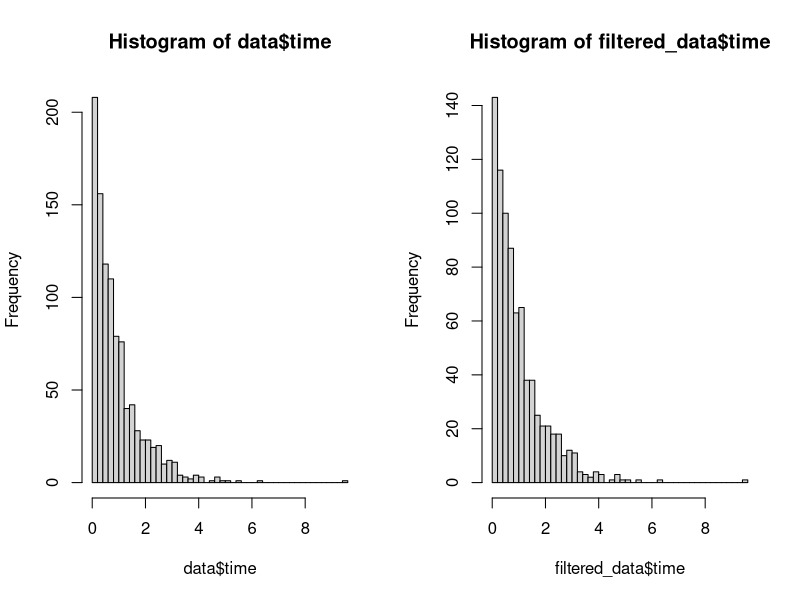

Source code (R):
# EM algorithm

library(ggplot2)

# Question 1(DONE)

# Load data
data <- read.csv("./Homework/Lab/Lab6/censoredproc.csv", 
                sep = ";", header = TRUE)

# Since we don't use the failure row, so all the rows with cens = 2 are filtered out
filtered_data <- data[data$cens != 2,]

layout(matrix(c(1:2), 1, 2))

# plot the data
hist(data$time, breaks = 50)

# plot the left data
hist(filtered_data$time, breaks = 50)

# comment:
# Accoridng to the plots , we can see that the left_data get sparser and not
# converge to 0,  as what we saw at the plot 1.

# Question 2 & 3

# Since the first one is come from an exponential distribution, and second plot 
# from a truncated exponential distribution. 

# according to the page:
# https://www.statlect.com/fundamentals-of-statistics/exponential-distribution-maximum-likelihood

# we should know the formula 


# question 4 
# and according to the code that provided by the teacher, we can copy it and then
# modify it to fit our data.

# Question 5
# Plot the density curve of the exp(ˆλ)  over plot 1

# question 6
# use se a parametric bootstrap to implement a function and then compare it with
# the data we generated, and then write some comment.
